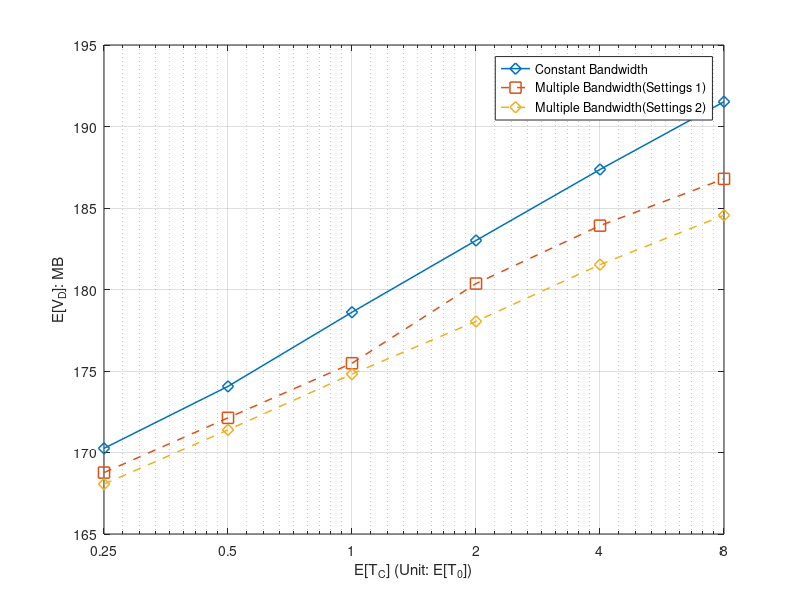

This figure's MATLAB source:
%% Minutes
x_label = [0.25	0.5	1	2	4	8]



%% for DeadlinMissRatio

%Miss ratio
%y_11 = [0.5606	0.53235	0.50008	0.47276	0.44605	0.42397]
%y_12 = [0.56589	0.53484	0.512	0.47981	0.45916	0.43882]
%y_13 = [0.56865	0.54412	0.52199	0.49564	0.48063	0.46051]

%y_12 = [0.56495	0.53882	0.51571	0.48089	0.45754	0.44137]
%y_13 = [0.56821	0.54265	0.51912	0.49905	0.47771	0.45982]


%y_14 = [0.4306	0.34158	0.28456	0.2544	0.2269	0.21114]


%E[V_O]
%y_11 = [29.191312	40.838535	52.897854	65.052466	76.051461	85.09189]
%y_12 = [27.47082	38.25315	48.507741	59.676723	69.376462	77.220678]
%y_13 = [26.059646	35.361316	44.361193	53.889261	61.373472	68.45001]

%y_12 = [27.425224	37.808263	47.85302	59.353863	68.94965	76.42507]
%y_13 = [26.128556	35.155575	44.555391	53.655586	62.39603	69.055401]

%y_14 = [297.836141	442.843103	530.630403	583.319547	623.422749	652.460742]


%E[V_D]
y_11 = [170.255487	174.057363	178.606406	183.007296	187.362248	191.519722]
%y_12 = [168.636096	172.572157	175.722261	180.421636	183.833261	186.919547]
%y_13 = [167.944526	170.93523	174.068954	178.082665	180.52126	183.940697]

y_12 = [168.767117	172.125441	175.476492	180.36398	183.918029	186.787761]
y_13 = [168.05987	171.386433	174.812617	178.043723	181.525053	184.556691]


%y_14 = [778.179121	824.663533	856.140117	869.440004	881.778205	890.073749]


i = i+1;
figure(i)

semilogx(x_label,y_11,'-d', 'MarkerSize',8, 'LineWidth',1.1)
hold on
semilogx(x_label,y_12,'--s', 'MarkerSize',8, 'LineWidth',1.1)
hold on
semilogx(x_label,y_13,'--d', 'MarkerSize',8, 'LineWidth',1.1)
hold on
%plot(x_label,y_14,'--o', 'MarkerSize',8, 'LineWidth',1.1)
%hold on


%ylabel('P_{miss}')
%ylabel('E[V_0]: MB')
ylabel('E[V_D]: MB')
xlabel('E[T_C] (Unit: E[T_0])')


xticklabels({'0.25'	,'0.5',	'1'	,'2'	,'4'	,'8'});

												
xlim([0.25, 8]);

%xticklabels({'0',	'1',	'2',	'3',	'4','5',	'6',	'7',	'8',	'9',	'10',	'11',	'12',	'13',	'14',	'15',	'16',	'17'	,'18'	,'20'	,'21'	,'22',	'23',	'24',	'26'});
set(gca, 'XTick', x_label);
%set(gca,'xticklabel',num2str(get(gca,'XTick')','%.4f'))
%legend({'F=200','F=500','F=1000'},'NumColumns',1);

%legend({'Constant Bandwidth','Multiple Bandwidth (E[t_1]=E[t_2])<E[T_C]','Multiple Bandwidth E[t_1]=E[t_2]=E[T_C]'},'NumColumns',1);
%legend({'Constant Bandwidth','Multiple Bandwidth (E[t_1]=E[t_2]=E[t_3])<E[T_C]','Multiple Bandwidth E[t_1]=E[t_2]=E[t_3]=E[T_C]'},'NumColumns',1);

legend({'Constant Bandwidth','Multiple Bandwidth(Settings 1)','Multiple Bandwidth(Settings 2)'},'NumColumns',1);

hold off;
grid on;